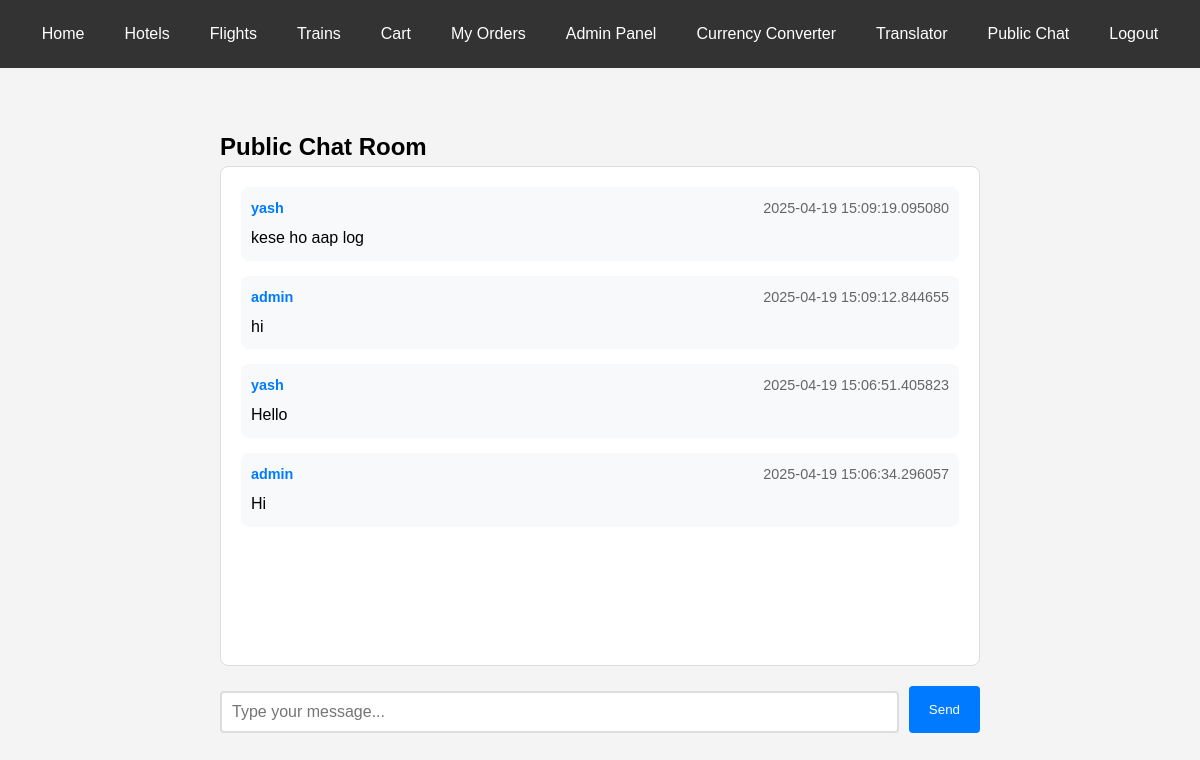
The page /chat (signed in) on the database its author committed.
### tables this page shows
CREATE TABLE chat_messages (
                id INTEGER PRIMARY KEY AUTOINCREMENT,
                user_id INTEGER NOT NULL,
                username TEXT NOT NULL,
                message TEXT NOT NULL,
                timestamp TIMESTAMP DEFAULT CURRENT_TIMESTAMP,
                FOREIGN KEY (user_id) REFERENCES users (id)
            );

### main.py (the view)
@app.route('/chat')
@login_required
def chat():
    conn = sqlite3.connect('travel.db')
    c = conn.cursor()
    c.execute('''
        SELECT m.id, m.username, m.message, m.timestamp
        FROM chat_messages m
        ORDER BY m.timestamp DESC
        LIMIT 50
    ''')
    messages = c.fetchall()
    conn.close()
    return render_template('chat.html', messages=messages)

### main.py (called while the page is built)
def login_required(f):
    @wraps(f)
    def decorated_function(*args, **kwargs):
        if 'user_id' not in session:
            return redirect(url_for('login'))
        return f(*args, **kwargs)
    return decorated_function

### templates/chat.html (shortened to what this page needs)
{% extends "base.html" %}
{% block content %}
<div class="chat-container">
    <h2>Public Chat Room</h2>
    <div class="chat-box" id="chatBox">
        {% for msg in messages %}
        <div class="message">
            <div class="message-header">
                <span class="username">{{ msg[1] }}</span>
                <span class="timestamp">{{ msg[3] }}</span>
            </div>
            <div class="message-content">{{ msg[2] }}</div>
        </div>
        {% endfor %}
    </div>
    <form id="messageForm" class="message-form">
        <input type="text" id="messageInput" placeholder="Type your message..." required>
        <button type="submit">Send</button>
    </form>
</div>
{% endblock %}

### templates/base.html (shortened to what this page needs)
<!DOCTYPE html>
<html>
<head>
    <link rel="stylesheet" href="{{ url_for('static', filename='style.css') }}">
</head>
<body>
    <nav>
        <div class="nav-links">
            <a href="{{ url_for('home') }}">Home</a>
            {% if session.user_id %}
                <a href="{{ url_for('search', item_type='hotels') }}">Hotels</a>
                <a href="{{ url_for('search', item_type='flights') }}">Flights</a>
                <a href="{{ url_for('search', item_type='trains') }}">Trains</a>
                <a href="{{ url_for('view_cart') }}">Cart</a>
                <a href="{{ url_for('orders') }}">My Orders</a>
                {% if session.is_admin %}
                    <a href="{{ url_for('admin') }}">Admin Panel</a>
                {% endif %}
                <a href="{{ url_for('currency_converter') }}">Currency Converter</a>
                <a href="{{ url_for('translator') }}">Translator</a>
                <a href="{{ url_for('chat') }}">Public Chat</a>
                <a href="{{ url_for('logout') }}">Logout</a>
            {% else %}
                <a href="{{ url_for('login') }}">Login</a>
                <a href="{{ url_for('register') }}">Register</a>
            {% endif %}
        </div>
    </nav>
    <div class="container">
        {% block content %}{% endblock %}
    </div>
</body>
</html>

### static/style.css (style rules this page uses)
* { margin: 0; padding: 0; box-sizing: border-box; }
body { font-family: Arial, sans-serif; line-height: 1.6; background-color: #f4f4f4; }
.container { max-width: 1200px; margin: 0 auto; padding: 20px; }
nav { background-color: #333; padding: 1rem; color: white; }
.nav-links { display: flex; justify-content: center; gap: 20px; }
.nav-links a { color: white; text-decoration: none; padding: 5px 10px; }
input[type="text"], input[type="password"], input[type="number"] { width: 100%; padding: 8px; margin-top: 5px; border: 1px solid #ddd; border-radius: 4px; }
button { background-color: #007bff; color: white; padding: 10px 20px; border: none; border-radius: 4px; cursor: pointer; }
.chat-container { max-width: 800px; margin: 20px auto; padding: 20px; }
.chat-box { height: 500px; overflow-y: auto; border: 1px solid #ddd; border-radius: 8px; padding: 20px; background: white; margin-bottom: 20px; }
.message { margin-bottom: 15px; padding: 10px; background: #f8f9fa; border-radius: 8px; }
.message-header { display: flex; justify-content: space-between; margin-bottom: 5px; font-size: 0.9em; }
.username { font-weight: bold; color: #007bff; }
.timestamp { color: #666; }
.message-content { word-break: break-word; }
.message-form { display: flex; gap: 10px; }
.message-form input { flex: 1; padding: 10px; border: 2px solid #ddd; border-radius: 4px; font-size: 16px; }
.message-form button { padding: 10px 20px; background: #007bff; color: white; border: none; border-radius: 4px; cursor: pointer; }

### rows shown on the page
chat_messages: username "yash", timestamp "2025-04-19 15:09:19.095080", message "kese ho aap log"
chat_messages: username "admin", timestamp "2025-04-19 15:09:12.844655", message "hi"
chat_messages: username "yash", timestamp "2025-04-19 15:06:51.405823", message "Hello"
chat_messages: username "admin", timestamp "2025-04-19 15:06:34.296057", message "Hi"
